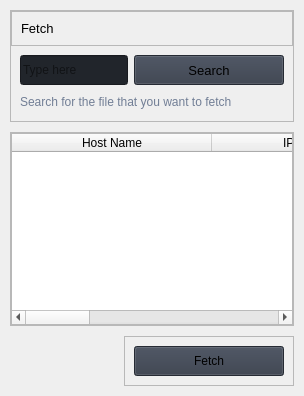
                     <widget class="QWidget" name="fetchPage">
                      <layout class="QVBoxLayout" name="verticalLayout_20">
                       <property name="spacing">
                        <number>10</number>
                       </property>
                       <property name="leftMargin">
                        <number>10</number>
                       </property>
                       <property name="topMargin">
                        <number>10</number>
                       </property>
                       <property name="rightMargin">
                        <number>10</number>
                       </property>
                       <property name="bottomMargin">
                        <number>10</number>
                       </property>
                       <item>
                        <widget class="QFrame" name="row_4">
                         <property name="frameShape">
                          <enum>QFrame::StyledPanel</enum>
                         </property>
                         <property name="frameShadow">
                          <enum>QFrame::Raised</enum>
                         </property>
                         <layout class="QVBoxLayout" name="verticalLayout_24">
                          <property name="spacing">
                           <number>0</number>
                          </property>
                          <property name="leftMargin">
                           <number>0</number>
                          </property>
                          <property name="topMargin">
                           <number>0</number>
                          </property>
                          <property name="rightMargin">
                           <number>0</number>
                          </property>
                          <property name="bottomMargin">
                           <number>0</number>
                          </property>
                          <item>
                           <widget class="QFrame" name="frame_div_content_2">
                            <property name="minimumSize">
                             <size>
                              <width>0</width>
                              <height>110</height>
                             </size>
                            </property>
                            <property name="maximumSize">
                             <size>
                              <width>16777215</width>
                              <height>110</height>
                             </size>
                            </property>
                            <property name="frameShape">
                             <enum>QFrame::NoFrame</enum>
                            </property>
                            <property name="frameShadow">
                             <enum>QFrame::Raised</enum>
                            </property>
                            <layout class="QVBoxLayout" name="verticalLayout_19">
                             <property name="spacing">
                              <number>0</number>
                             </property>
                             <property name="leftMargin">
                              <number>0</number>
                             </property>
                             <property name="topMargin">
                              <number>0</number>
                             </property>
                             <property name="rightMargin">
                              <number>0</number>
                             </property>
                             <property name="bottomMargin">
                              <number>0</number>
                             </property>
                             <item>
                              <widget class="QFrame" name="frame_title_wid_2">
                               <property name="maximumSize">
                                <size>
                                 <width>16777215</width>
                                 <height>35</height>
                                </size>
                               </property>
                               <property name="frameShape">
                                <enum>QFrame::StyledPanel</enum>
                               </property>
                               <property name="frameShadow">
                                <enum>QFrame::Raised</enum>
                               </property>
                               <layout class="QVBoxLayout" name="verticalLayout_21">
                                <item>
                                 <widget class="QLabel" name="labelBoxBlenderInstalation_2">
                                  <property name="font">
                                   <font>
                                    <family>Segoe UI</family>
                                    <pointsize>10</pointsize>
                                    <weight>50</weight>
                                    <italic>false</italic>
                                    <bold>false</bold>
                                   </font>
                                  </property>
                                  <property name="styleSheet">
                                   <string notr="true"/>
                                  </property>
                                  <property name="text">
                                   <string>Fetch</string>
                                  </property>
                                 </widget>
                                </item>
                               </layout>
                              </widget>
                             </item>
                             <item>
                              <widget class="QFrame" name="frame_content_wid_2">
                               <property name="frameShape">
                                <enum>QFrame::NoFrame</enum>
                               </property>
                               <property name="frameShadow">
                                <enum>QFrame::Raised</enum>
                               </property>
                               <layout class="QHBoxLayout" name="horizontalLayout_10">
                                <item>
                                 <layout class="QGridLayout" name="gridLayout_2">
                                  <property name="bottomMargin">
                                   <number>0</number>
                                  </property>
                                  <item row="0" column="0">
                                   <widget class="QLineEdit" name="lineEdit_2">
                                    <property name="minimumSize">
                                     <size>
                                      <width>0</width>
                                      <height>30</height>
                                     </size>
                                    </property>
                                    <property name="styleSheet">
                                     <string notr="true">background-color: rgb(33, 37, 43);</string>
                                    </property>
                                    <property name="text">
                                     <string/>
                                    </property>
                                    <property name="placeholderText">
                                     <string>Type here</string>
                                    </property>
                                   </widget>
                                  </item>
                                  <item row="0" column="1">
                                   <widget class="QPushButton" name="searchBtn">
                                    <property name="minimumSize">
                                     <size>
                                      <width>150</width>
                                      <height>30</height>
                                     </size>
                                    </property>
                                    <property name="font">
                                     <font>
                                      <family>Segoe UI</family>
                                      <pointsize>10</pointsize>
                                      <weight>50</weight>
                                      <italic>false</italic>
                                      <bold>false</bold>
                                     </font>
                                    </property>
                                    <property name="cursor">
                                     <cursorShape>PointingHandCursor</cursorShape>
                                    </property>
                                    <property name="styleSheet">
                                     <string notr="true">background-color: rgb(52, 59, 72);</string>
                                    </property>
                                    <property name="text">
                                     <string>Search</string>
                                    </property>
                                    <property name="icon">
                                     <iconset resource="resources.qrc">
                                      <normaloff>:/icons/images/icons/cil-find-in-page.png</normaloff>:/icons/images/icons/cil-find-in-page.png</iconset>
                                    </property>
                                   </widget>
                                  </item>
                                  <item row="1" column="0" colspan="2">
                                   <widget class="QLabel" name="labelVersion_4">
                                    <property name="styleSheet">
                                     <string notr="true">color: rgb(113, 126, 149);</string>
                                    </property>
                                    <property name="lineWidth">
                                     <number>1</number>
                                    </property>
                                    <property name="text">
                                     <string>Search for the file that you want to fetch</string>
                                    </property>
                                    <property name="alignment">
                                     <set>Qt::AlignLeading|Qt::AlignLeft|Qt::AlignVCenter</set>
                                    </property>
                                   </widget>
                                  </item>
                                 </layout>
                                </item>
                               </layout>
                              </widget>
                             </item>
                            </layout>
                           </widget>
                          </item>
                         </layout>
                        </widget>
                       </item>
                       <item>
                        <widget class="QFrame" name="row_5">
                         <property name="frameShape">
                          <enum>QFrame::StyledPanel</enum>
                         </property>
                         <property name="frameShadow">
                          <enum>QFrame::Raised</enum>
                         </property>
                         <layout class="QHBoxLayout" name="horizontalLayout_8">
                          <property name="spacing">
                           <number>0</number>
                          </property>
                          <property name="leftMargin">
                           <number>0</number>
                          </property>
                          <property name="topMargin">
                           <number>0</number>
                          </property>
                          <property name="rightMargin">
                           <number>0</number>
                          </property>
                          <property name="bottomMargin">
                           <number>0</number>
                          </property>
                          <item>
                           <widget class="QTableWidget" name="fetchTable">
                            <property name="styleSheet">
                             <string notr="true"/>
                            </property>
                            <property name="showGrid">
                             <bool>true</bool>
                            </property>
                            <property name="gridStyle">
                             <enum>Qt::DotLine</enum>
                            </property>
                            <attribute name="horizontalHeaderDefaultSectionSize">
                             <number>200</number>
                            </attribute>
                            <attribute name="horizontalHeaderStretchLastSection">
                             <bool>true</bool>
                            </attribute>
                            <column>
                             <property name="text">
                              <string>Host Name</string>
                             </property>
                            </column>
                            <column>
                             <property name="text">
                              <string>IP Address</string>
                             </property>
                            </column>
                            <column>
                             <property name="text">
                              <string>Peer Port</string>
                             </property>
                            </column>
                            <column>
                             <property name="text">
                              <string>Online</string>
                             </property>
                            </column>
                           </widget>
                          </item>
                         </layout>
                        </widget>
                       </item>
                       <item alignment="Qt::AlignRight">
                        <widget class="QFrame" name="row_6">
                         <property name="frameShape">
                          <enum>QFrame::StyledPanel</enum>
                         </property>
                         <property name="frameShadow">
                          <enum>QFrame::Raised</enum>
                         </property>
                         <layout class="QHBoxLayout" name="horizontalLayout_7">
                          <item>
                           <widget class="QPushButton" name="pushButton_3">
                            <property name="minimumSize">
                             <size>
                              <width>150</width>
                              <height>30</height>
                             </size>
                            </property>
                            <property name="styleSheet">
                             <string notr="true">background-color: rgb(52, 59, 72);</string>
                            </property>
                            <property name="text">
                             <string>Fetch</string>
                            </property>
                            <property name="icon">
                             <iconset resource="resources.qrc">
                              <normaloff>:/icons/images/icons/cil-data-transfer-down.png</normaloff>:/icons/images/icons/cil-data-transfer-down.png</iconset>
                            </property>
                           </widget>
                          </item>
                         </layout>
                        </widget>
                       </item>
                      </layout>
                     </widget>
